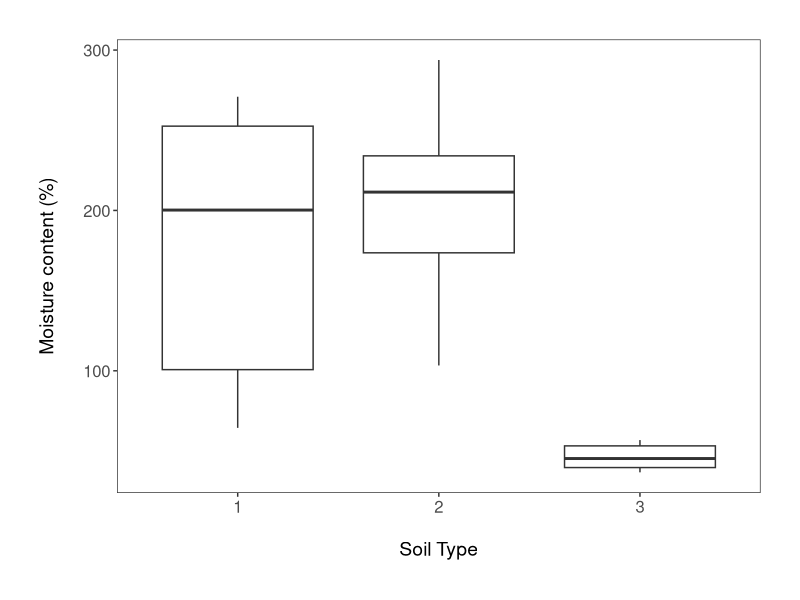
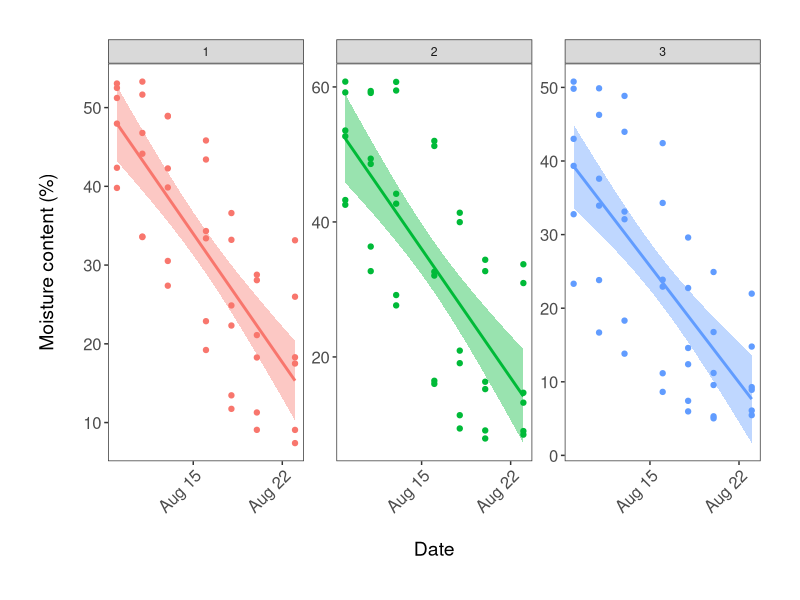
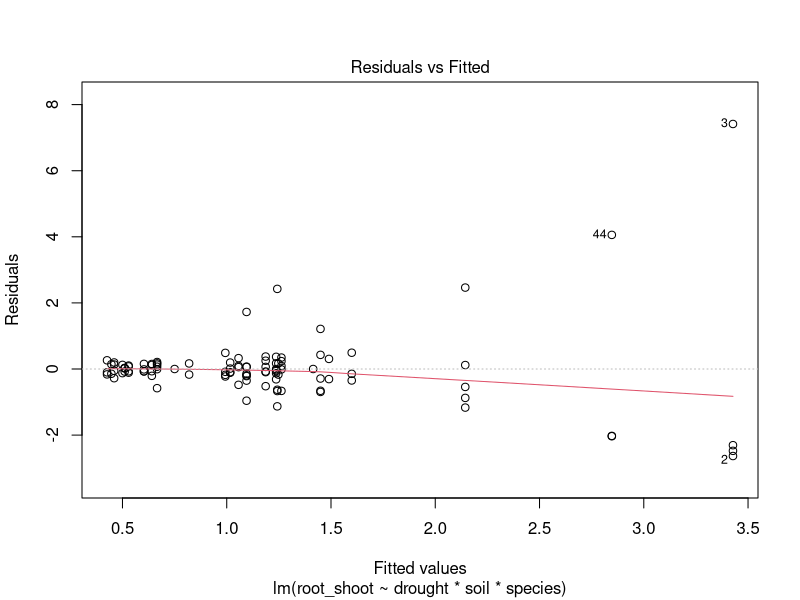
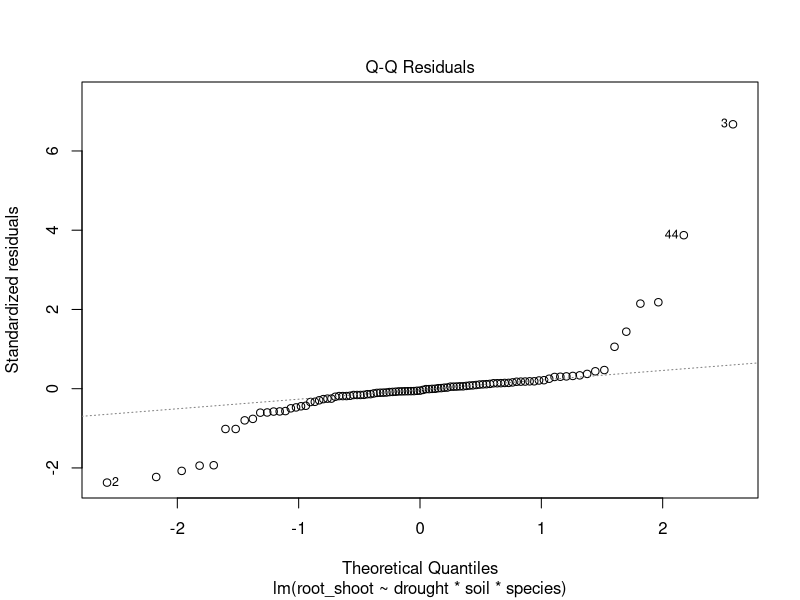
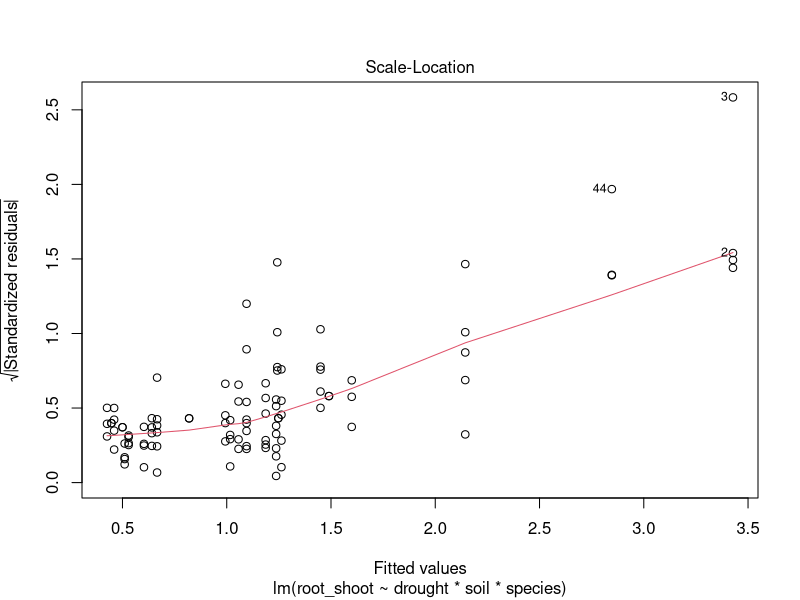
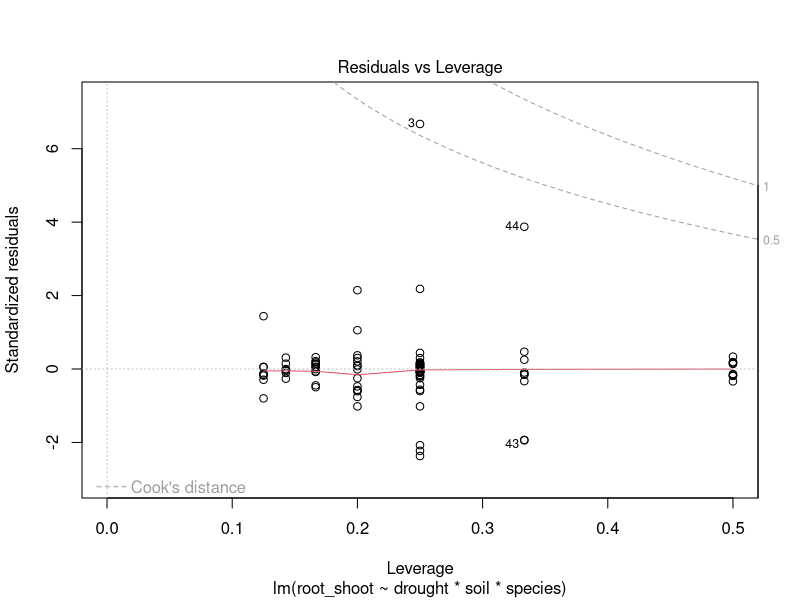
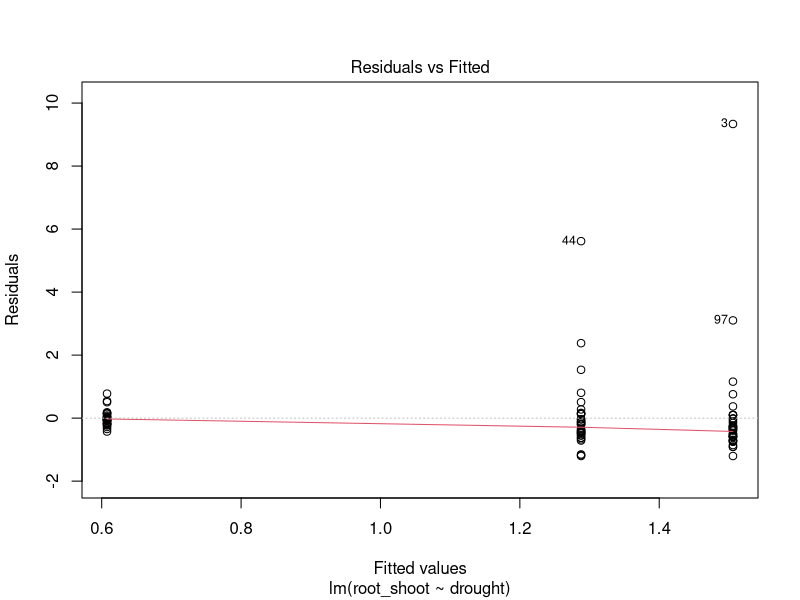
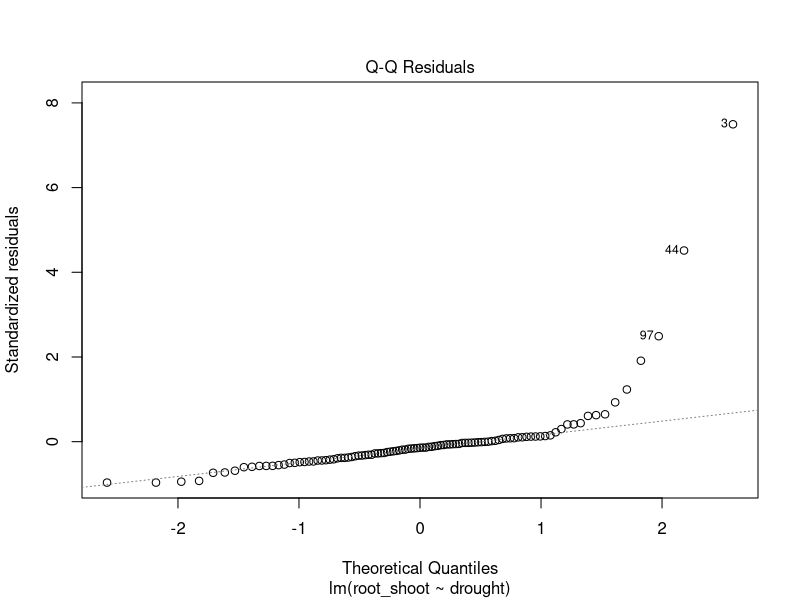

Reproduce these figures in R, in order.
# Set working directory #

setwd("~/Desktop/R- Files")

# Libraries ----
library(tidyverse)
library(readxl)

# Import datasets ----
ratio <- read_excel("root-shoot.xls")
field_capacity <- read_excel("Field_capacity_diss.xlsx")
moisture <- read_excel("moisture.xlsx")
# Data manipulation ratio dataset ----
# Rename columns and create factor levels for species, drought level and soil type #
ratio <- rename(ratio, root_shoot = "Root/Shoot", drought = Drought_level, soil = Soil_Type, species = Species)
ratio <- mutate(ratio, species = as.factor(species), drought = as.factor(drought), soil = as.factor(soil))

# Data manipulation field capacity dataset ----
# water content = grams of water contained in the soil per pot
# moisture = mean and sd per pot measured by probe every other day in %
field_capacity <- field_capacity %>% 
  mutate(soil_type = as_factor(soil_type), pot_number = as_factor(pot_number)) %>% 
  mutate(water_content_gr = total_fresh-total_dry) %>%  # creating a new column for amount of water in soiil
  mutate(moisture_content_percent = ((total_fresh/total_dry)-1)*100)  # new column with moisture content in %

# checking for differences of soil moisture between soil types 
(soil_moisture_boxplot <- ggplot(field_capacity, aes(soil_type, moisture_content_percent)) +
    geom_boxplot() +
    theme_bw() +
    ylab("Moisture content (%)\n") +                             
    xlab("\nSoil Type")  +
    theme(axis.text = element_text(size = 12),
          axis.title = element_text(size = 14, face = "plain"),                     
          panel.grid = element_blank(),       
          plot.margin = unit(c(1,1,1,1), units = , "cm"),  
          legend.position = "none"))

# Data manipulation for moisture measures ----
# moisture probe measures need to be plotted against time to see the progression 
# before relating them to the soil moisture content 
moisture <- moisture %>% 
  mutate(soil_type = as_factor(soil_type), pot = as_factor(pot))

(moisture_time_series <- ggplot(moisture, aes(date, mean_moisture, color = soil_type)) +
    geom_point() +
    geom_smooth(method = "lm", aes(fill = soil_type)) +
    facet_wrap(~ soil_type, scales = "free_y") +
    theme_bw() +
    ylab("Moisture content (%)\n") +                             
    xlab("\nDate")  +
    theme(axis.text.x = element_text(size = 12, angle = 45, vjust = 1, hjust = 1),  # making the dates at a bit of an angle
          axis.text.y = element_text(size = 12),
          axis.title = element_text(size = 14, face = "plain"),                        
          panel.grid = element_blank(),  
          plot.margin = unit(c(1,1,1,1), units = , "cm"),  # Adding a 1cm margin around the plot
          legend.text = element_text(size = 12, face = "italic"),  
          legend.title = element_blank(),  # Removing the legend title
          legend.position = "none")) 

# Stats ----
ratio_model <- lm(root_shoot ~ drought*soil*species, data = ratio)
summary(ratio_model)
anova(ratio_model)
plot(ratio_model)

ratio_model2 <- lm(root_shoot ~ drought, data = ratio)
summary(ratio_model2)
anova(ratio_model2)
plot(ratio_model2)

# Verification of assumptions # 
ratio_resids <- resid(ratio_model2)
shapiro.test(ratio_resids)
bartlett.test(root_shoot ~ drought, data = ratio)

# To see which drought level drives the significant results #
ratio_aov <- aov(root_shoot ~ drought, data = ratio)
TukeyHSD(ratio_aov)
